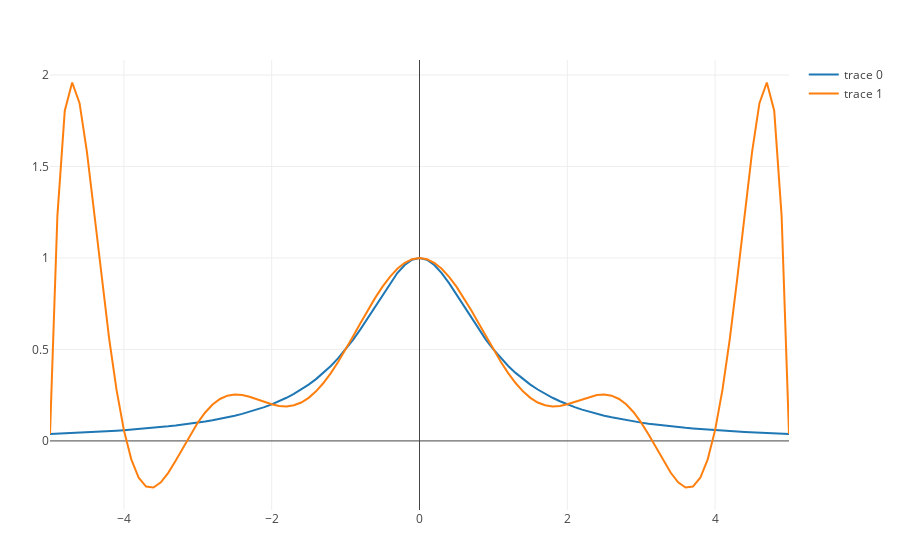

Notebook cell for this chart:
### Code cell
function draw_Newton(f,args,step)
    n = length(args)
    a=args[1]
    b=args[n]
    
    _args = a:step:b
    
    newton = NewtonInterp(f,args)
    
    func_values = map(f,_args)
    newt_values = map(newton,_args)
    
    func = scatter(;x=_args, y=func_values, mode="lines")
    newt = scatter(;x=_args, y=newt_values, mode="lines")
    
    plot([func, newt])
end

draw_Newton(r,args,0.1)
